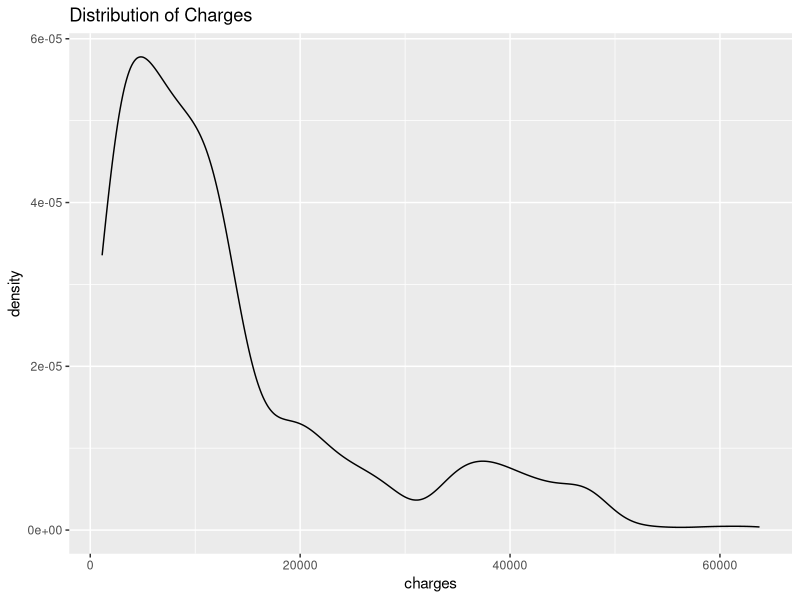
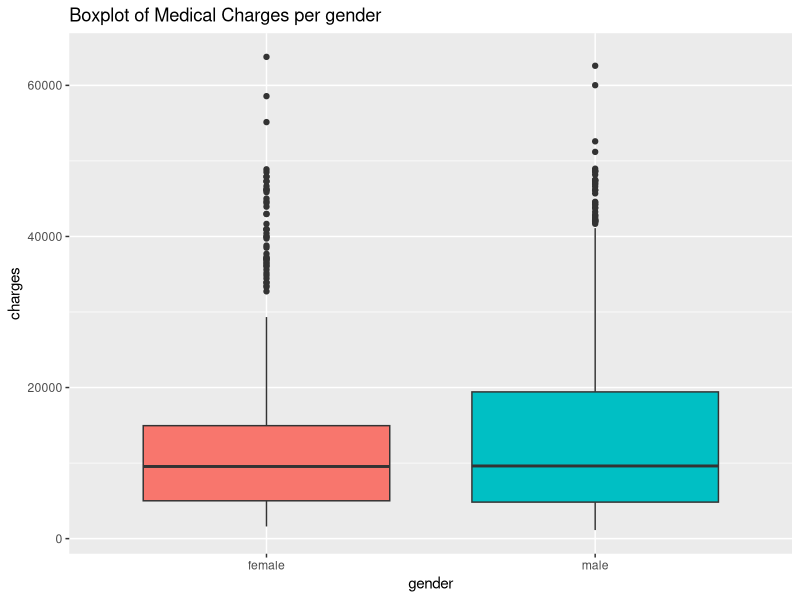
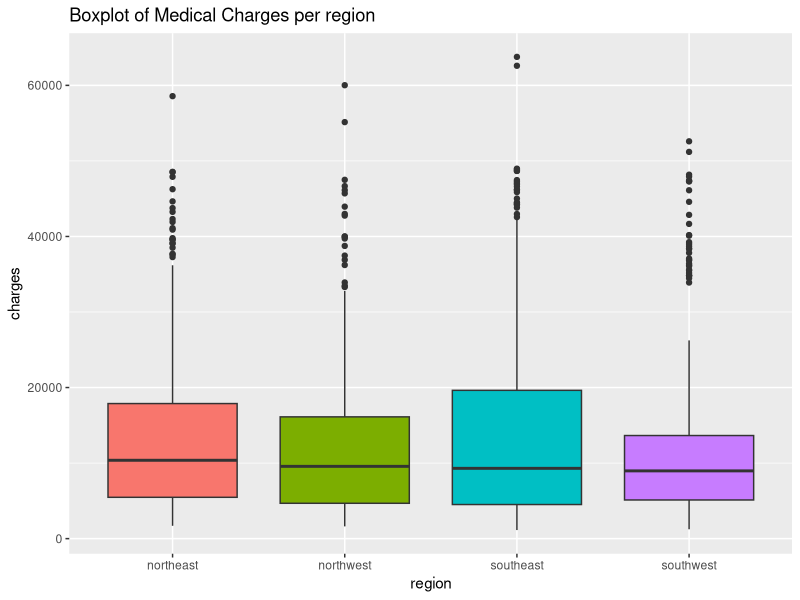
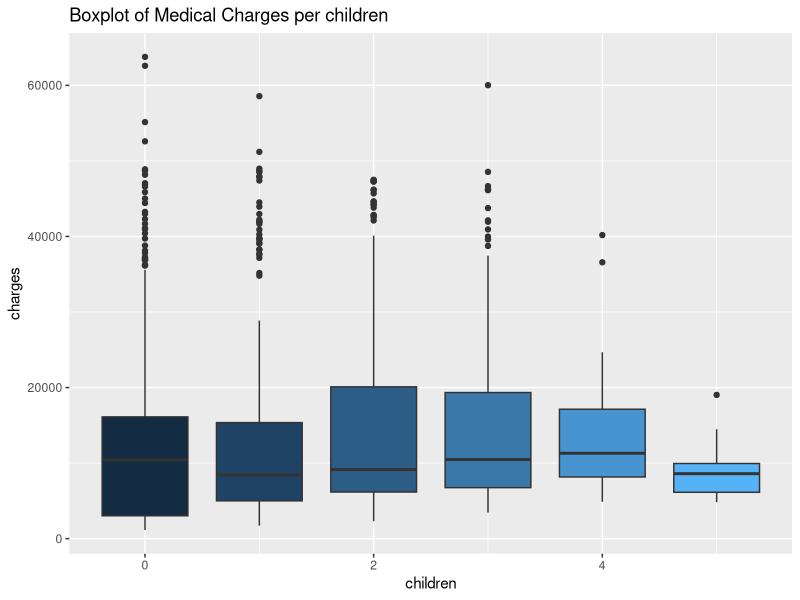
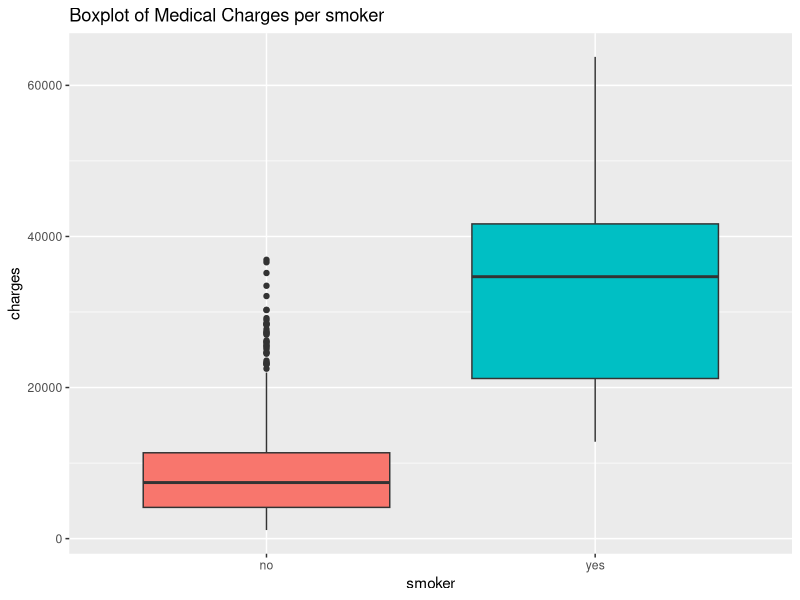
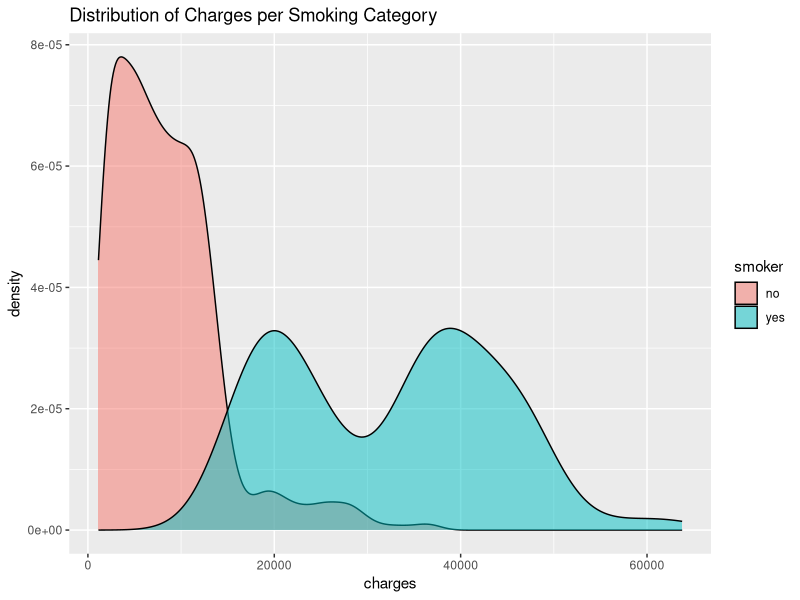
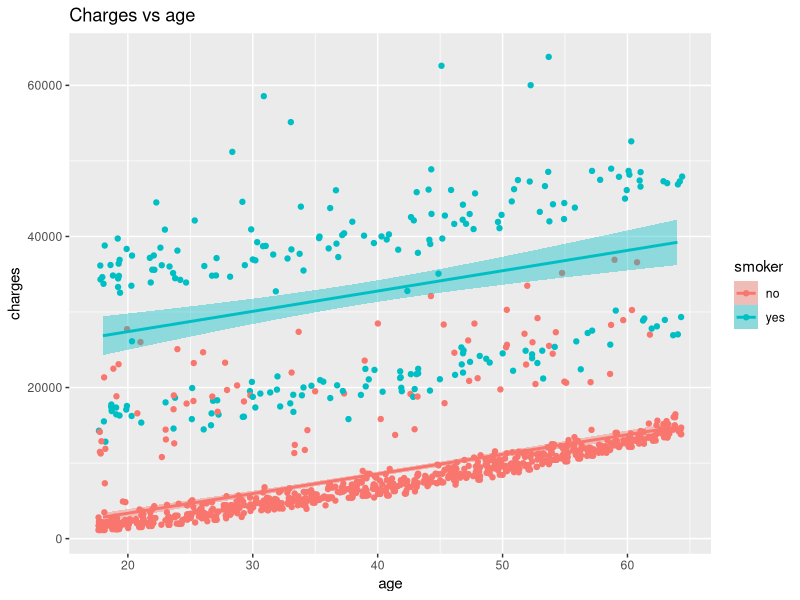
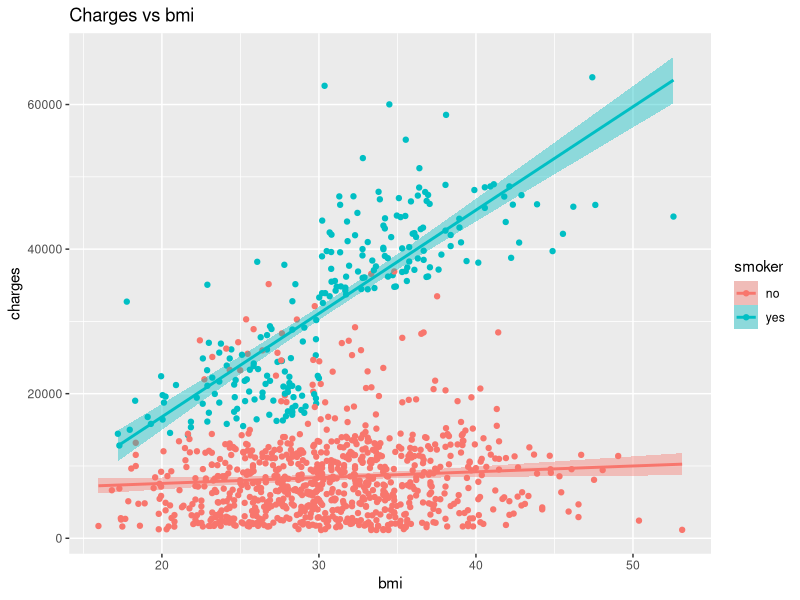

Source code (R) for these figures, in order:
setwd("D:/Degree/SEM4/DS CP")

library(dplyr)          # data wrangling
library(ggplot2)        # graphing
library(caret)          # machine learning functions
library(MLmetrics)      # machine learning metrics
library(car)            # VIF calculation
library(lmtest)         # linear regression model testing
library(GGally)         # correlation plot
library(jsonlite)

train <- read.csv("train.csv", stringsAsFactors=TRUE)
test <- read.csv("test.csv", stringsAsFactors=TRUE)
glimpse(train)

train[duplicated(train), ] # check duplicates in train dataset

colSums(is.na(train)) # check missing values
colSums(is.na(test))  # check missing values

summary(train)

ggplot(data = train, aes(x = charges)) + 
  geom_density(alpha = 0.5) + 
  ggtitle("Distribution of Charges")

for (col in c('gender', 'region', 'children', 'smoker')) {
  plot <- ggplot(data = train,
                 aes_string(x = col, y = 'charges', group = col, fill = col)) + 
    geom_boxplot(show.legend = FALSE) + 
    ggtitle(glue::glue("Boxplot of Medical Charges per {col}"))
  print(plot)
}

ggplot(data = train, aes(x = charges, fill = smoker)) + 
  geom_density(alpha = 0.5) + 
  ggtitle("Distribution of Charges per Smoking Category")

# analyze the medical charges by age, bmi and children according to the smoker factor.

for (feat in c('age', 'bmi', 'children')) {
  plot <- ggplot(data = train, aes_string(x = feat, y = 'charges', group = 'smoker', fill = 'smoker', col = 'smoker')) + 
    geom_jitter() + 
    geom_smooth(method = 'lm') +
    ggtitle(glue::glue("Charges vs {feat}"))  
  print(plot)
}

#correlations between features as follows

ggcorr(train %>% mutate_if(is.factor, as.numeric), label = TRUE)

true <- 10000
pred <- seq(from = 1000, to = 19000, length.out = 181)
x <- pred - true
rmse <- (x ^ 2) ^ 0.5
rmsle <- ((log(pred) - log(true)) ^ 2) ^ 0.5

par(mfrow = c(1, 2))
plot(x = x, y = rmse, 
     type = "l", 
     main = "Root Mean Squared Error", 
     xlab = "Error (prediction - actual)", ylab = "RMSE")
plot(x = x, y = rmsle, 
     type = "l", 
     main = "Root Mean Squared Logarithmic Error", 
     xlab = "Error (prediction - actual)", ylab = "RMSLE")


# Linear regression

temp <- lm(charges ~ ., data = train)
step(temp)

lm_all <- lm(formula = charges ~ age + bmi + children + smoker, data = train)
y_pred <- predict(lm_all, test)
mae <- MAE(y_pred, test$charges)
rmse <- RMSE(y_pred, test$charges)

y_pred[y_pred <=0]

eps <- 1e-10 # small constant value
rmsle <- RMSLE(pmax(y_pred[-149], eps), test$charges[-149])
lin_reg <- cbind("MAE" = mae, "RMSE" = rmse, "RMSLE" = rmsle)
lin_reg
summary(lm_all)

accuracy_mae <- (1 - (mae / mean(test$charges))) * 100
accuracy_rmse <- (1 - (rmse / mean(test$charges))) * 100

# print results
cat("Accuracy (MAE):", round(accuracy_mae, 2), "%\n")
cat("Accuracy (RMSE):", round(accuracy_rmse, 2), "%\n")


# Save the model to a file
saveRDS(lm_all, file = "medical_charges_model.rds")

# Save the model in .json file
model_list <- list(
  coefficients = coefficients(lm_all),
  residuals = resid(lm_all),
  fitted.values = fitted(lm_all)
)

# convert the list to JSON format
model_json <- toJSON(model_list)

# write the JSON string to a file
writeLines(model_json, "model.json")
